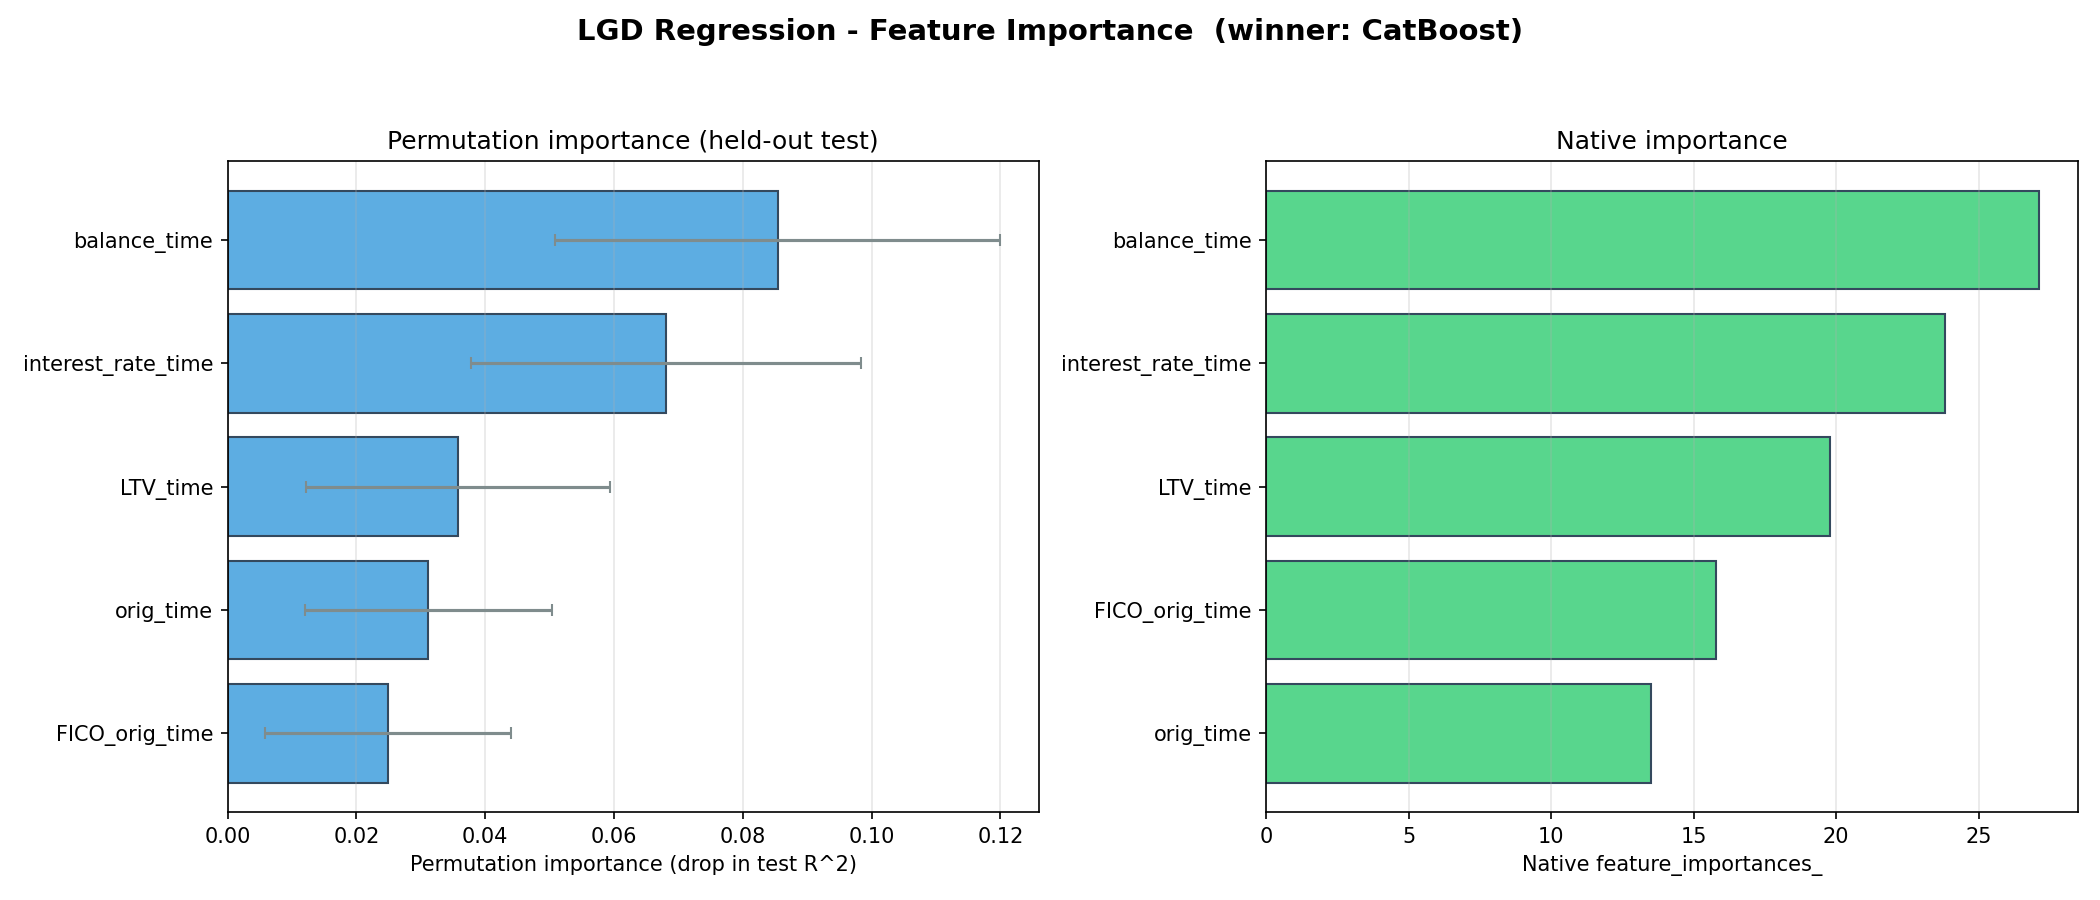

The script that saved this image:
"""
Feature-importance plots for the REGRESSION winner (whichever model tops cv_regression.csv).

Primary method is PERMUTATION IMPORTANCE -- model-agnostic, so it works for any winner
(CatBoost, RF, SVR, Linear, ...). It measures the drop in held-out test R^2 when each
feature is randomly shuffled: bigger drop = more important. If the winner also exposes a
native feature_importances_ (tree models) or coef_ (linear), that is shown as a 2nd panel.

The winner is rebuilt via its builder (deterministic re-tune, fixed seed), so it reproduces
the exact estimator from the study.

Run AFTER run_study_regression.py.   Usage: python feature_importance_regression.py
Headless: LEADERBOARD_SHOW=0 python feature_importance_regression.py
"""
import os
import sys
import numpy as np
import pandas as pd
import matplotlib
matplotlib.use("TkAgg", force=False)
import matplotlib.pyplot as plt
from matplotlib.backends.backend_pdf import PdfPages
from sklearn.inspection import permutation_importance
from sklearn.pipeline import Pipeline

from ml_eval import load_regression, CV_CSV_REG, RANDOM_STATE
from regression_models import BUILDER_BY_NAME

HERE = os.path.dirname(os.path.abspath(__file__))
PDF_PATH = os.path.join(HERE, "feature_importance_regression.pdf")
PNG_PATH = os.path.join(HERE, "feature_importance_regression.png")
FI_CSV = os.path.join(HERE, "feature_importance_regression.csv")
SHOW = os.environ.get("LEADERBOARD_SHOW", "1") != "0"


def winner_name():
    if not os.path.exists(CV_CSV_REG):
        sys.exit("cv_regression.csv not found. Run run_study_regression.py first.")
    df = (pd.read_csv(CV_CSV_REG)
            .sort_values("timestamp").drop_duplicates("model", keep="last")
            .sort_values("CV_R2_mean", ascending=False).reset_index(drop=True))
    return df.loc[0, "model"]


def native_importance(model, n_features):
    """Native importance ONLY if it maps cleanly to the n_features raw inputs."""
    est = model.steps[-1][1] if isinstance(model, Pipeline) else model
    vals = label = None
    if hasattr(est, "feature_importances_"):
        vals, label = np.asarray(est.feature_importances_), "Native feature_importances_"
    elif hasattr(est, "coef_"):
        vals, label = np.abs(np.ravel(est.coef_)), "|coef| (standardized)"
    if vals is None or len(vals) != n_features:
        return None, None
    return vals, label


def main():
    name = winner_name()
    print(f"Regression winner: {name}  ->  refitting and computing importances...")
    Xtr, Xte, ytr, yte = load_regression()
    _, model = BUILDER_BY_NAME[name](Xtr, ytr)     # deterministic re-tune == study estimator
    model.fit(Xtr, ytr)
    features = list(Xtr.columns)

    # Permutation importance on the held-out TEST set: drop in R^2 when a feature is shuffled.
    r = permutation_importance(model, Xte, yte, scoring="r2",
                               n_repeats=30, random_state=RANDOM_STATE, n_jobs=-1)
    perm_mean, perm_std = r.importances_mean, r.importances_std

    # Persist for the combined report.
    pd.DataFrame({"winner": name, "feature": features,
                  "perm_mean": perm_mean, "perm_std": perm_std}).to_csv(FI_CSV, index=False)

    nat, nat_label = native_importance(model, len(features))
    npanels = 2 if nat is not None else 1
    fig, axes = plt.subplots(1, npanels, figsize=(max(9, 7 * npanels), 6), squeeze=False)
    axes = axes[0]

    order = np.argsort(perm_mean)
    axes[0].barh(np.array(features)[order], perm_mean[order], xerr=perm_std[order],
                 color="#5dade2", edgecolor="#34495e",
                 error_kw=dict(ecolor="#7f8c8d", capsize=3))
    axes[0].set_xlabel("Permutation importance (drop in test R^2)")
    axes[0].set_title("Permutation importance (held-out test)")
    axes[0].grid(axis="x", alpha=0.3)

    if nat is not None:
        o2 = np.argsort(nat)
        axes[1].barh(np.array(features)[o2], nat[o2],
                     color="#58d68d", edgecolor="#34495e")
        axes[1].set_xlabel(nat_label)
        axes[1].set_title("Native importance")
        axes[1].grid(axis="x", alpha=0.3)

    fig.suptitle(f"LGD Regression - Feature Importance  (winner: {name})",
                 fontsize=12.5, fontweight="bold")
    fig.tight_layout(rect=[0, 0, 1, 0.94])

    with PdfPages(PDF_PATH) as pdf:
        pdf.savefig(fig)
    fig.savefig(PNG_PATH, dpi=150)
    print(f"Saved: {PDF_PATH}\nSaved: {PNG_PATH}\nSaved: {FI_CSV}\n")
    print("Permutation importance (mean +/- std, drop in test R^2):")
    for i in order[::-1]:
        print(f"  {features[i]:20s} {perm_mean[i]:+.4f} +/- {perm_std[i]:.4f}")

    if SHOW:
        try:
            if sys.platform.startswith("win"):
                os.startfile(PDF_PATH)             # type: ignore[attr-defined]
            elif sys.platform == "darwin":
                os.system(f'open "{PDF_PATH}"')
            else:
                os.system(f'xdg-open "{PDF_PATH}"')
        except Exception as e:
            print(f"(Could not auto-open PDF: {e})")
        plt.show()


if __name__ == "__main__":
    main()
